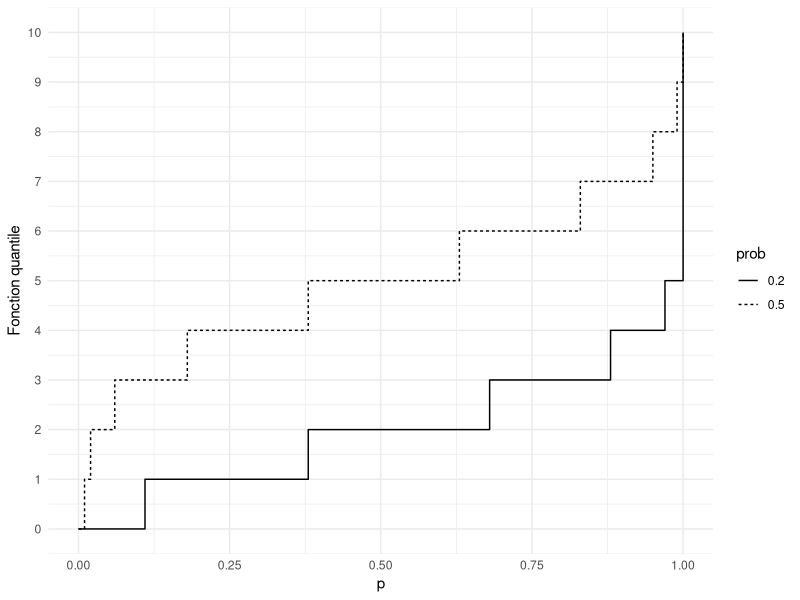
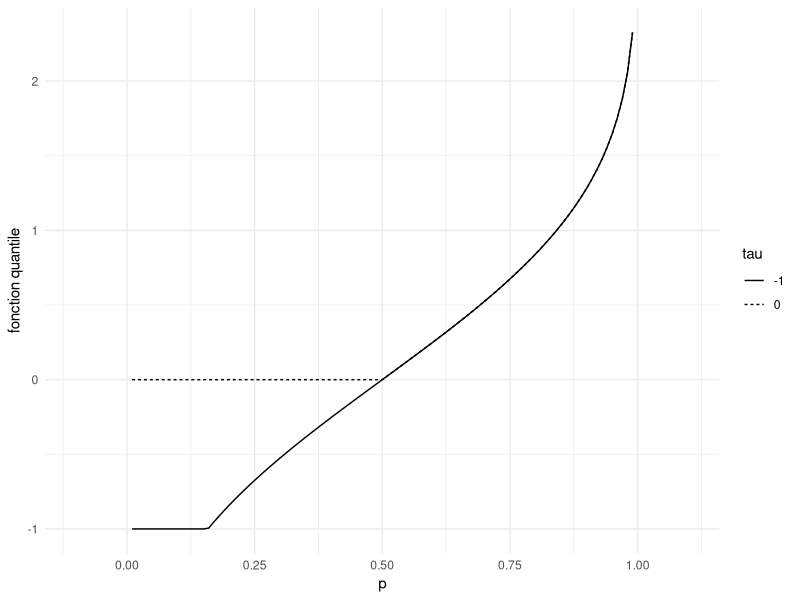
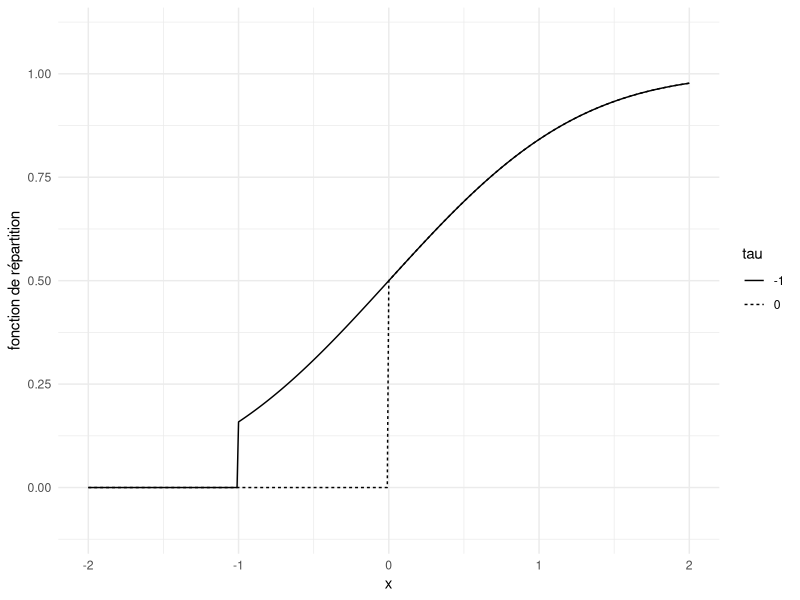
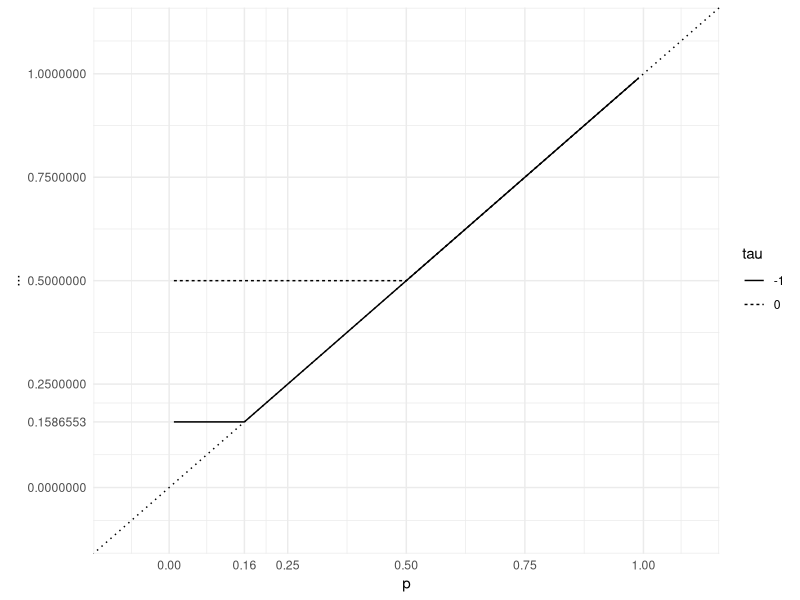
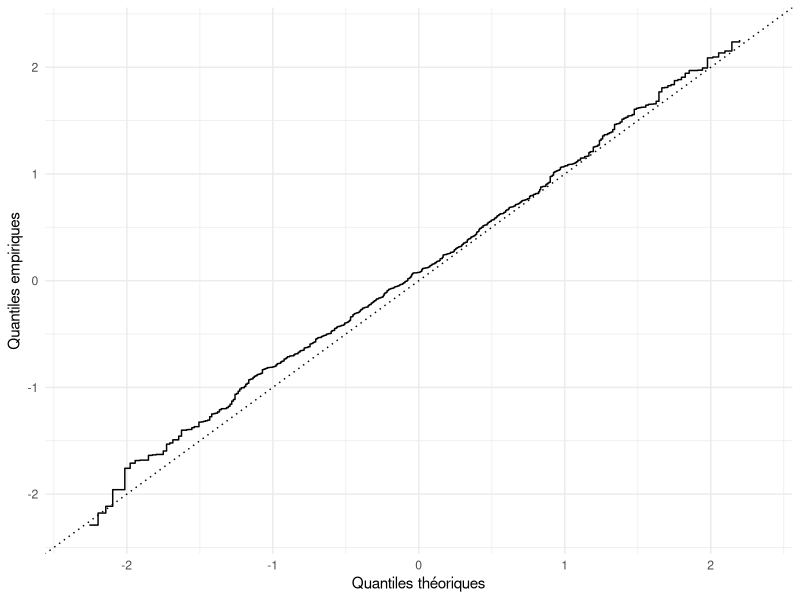

These figures' R source, in order:
## ---- chunk 1
#| echo: false
#| message: false
#| warning: false
#| label: fig-quantiles
#|
#| fig-cap: |
#|    Fonctions quantiles de lois binomiales.
#|
n <- 10
p <- seq(0, 1, by=.01)
probs <-  c(.2,  .5)

df <- as.data.frame(c(list("p"=p),
                      probs |> purrr::map(.f = function(prob) qbinom(p, n, prob))))

names(df) <- c("p", format(probs, digits=2))

df <- tidyr::gather(df, key="prob", value="quantile", -p)

p <- ggplot2::ggplot(data = df) +
     ggplot2::geom_step(mapping=ggplot2::aes(x=p, y=quantile, linetype=prob), color=1, direction = "hv", lineend="butt") +
     ggplot2::xlab("p") +
     ggplot2::ylab("Fonction quantile") +
     ggplot2::xlim(xlim = c(-.1, 1.1))  +
     ggplot2::scale_y_continuous(breaks=seq(0,10)) +
     ggplot2::scale_x_continuous(breaks=seq(0, 1, by=.25)) +
     ggplot2::theme_minimal()
p

rm(df, probs, p)
# %%
## ---- chunk 2
#| echo: false
#| message: false
#| warning: false
#| label: fig-quantiles2
#| fig-cap: |
#|   Fonctions quantiles $\max(X, \tau)$ où $X \sim \mathcal{N}(0,1)$ pour $\tau \in \{0, 2\}$.  Soit $\Phi^\leftarrow$
#|   la fonction quantile de $\mathcal{N}(0,1)$. La fonction quantile de $\max(X,\tau)$ est
#|   $\mathbb{I}_{(0,\Phi(\tau)]}(p) \times \tau + \Phi^{\leftarrow}(p) \times \mathbb{I}_{(\Phi(\tau), 1)}(p)= \Phi^{\leftarrow}(p \vee \Phi(\tau))$.
#|   Les deux lois sont ni absolument continues ni discrètes.


# %%
tau <-  c(0,  -1)
df <- tibble::tibble(p=seq(0.01, .99, by=0.01)) |>
      dplyr::mutate(
        '0' = qnorm(pmax(pnorm(0), p)),
        '-1' =qnorm(pmax(pnorm(-1), p))) |>
      tidyr::gather(key="tau", value="quantile", -p)

p <- ggplot2::ggplot(data = df,
                     mapping= ggplot2::aes(x=p, y=quantile, group=tau)) +
  ggplot2::xlab("p") +
  ggplot2::ylab("fonction quantile") +
  ggplot2::xlim(xlim = c(-0.1, 1.1)) +
  ggplot2::ylim(ylim = c(-1.1, 2.5)) +
  ggplot2::geom_line(ggplot2::aes(linetype=tau)) +
  ggplot2::scale_y_continuous(breaks=seq(-2,10)) +
  ggplot2::scale_x_continuous(breaks=seq(0, 1, by=.25), limits=c(-0.1, 1.1)) +
  ggplot2::theme_minimal()

p

rm(df, tau, p)
# %%
## ---- chunk 3
#| echo: false
#| message: false
#| warning: false
#| label: fig-quantiles3
#| fig-cap: |
#|   Fonctions de répartition des lois probabilistes illustrées dans [Figure @fig-quantiles2]

df2 <- tibble::tibble(x=seq(-2, 2, by=0.01)) |>
      dplyr::mutate('0' = ifelse(x<0, 0, pnorm(x)),
             '-1' = ifelse(x< (-1), 0, pnorm(x))) |>
      tidyr::gather(key="tau", value="cdf", -x)

q <- ggplot2::ggplot(data = df2,
                     mapping= ggplot2::aes(x=x, y=cdf, group=tau)) +
  ggplot2::xlab("x") +
  ggplot2::ylab("fonction de répartition") +
  ggplot2::geom_line(ggplot2::aes(linetype=tau)) +
  ggplot2::scale_x_continuous(breaks=seq(-2, 2, by=1.), limits=c(-2, 2)) +
  ggplot2::scale_y_continuous(breaks=seq(0, 1, by=.25), limits=c(-0.1, 1.1)) +
  ggplot2::theme_minimal()

q

rm(df2, q)
## ---- chunk 4
#| echo: false
#| message: false
#| warning: false
#| label: fig-quantiles4
#| fig-cap: |
#|   Représentation de $F \circ F^{\leftarrow}$ pour les lois probabilistes illustrées dans [Figures @fig-quantiles2]  et [@fig-quantiles3]. 
#|   La fonction $F \circ F^{\leftarrow}$ se trouve toujours au-dessus de la droite $y=x$ (en pointillés), comme le prescrit [Proposition @prp-quantilekit]. 
#|   Les plateaux strictement au-dessus de la droite en pointillés correspondent aux sauts de la fonction quantile.
#| 

df <- tibble::tibble(p=seq(0.01, .99, by=0.001)) |>
      dplyr::mutate(tau0 = qnorm(pmax(pnorm(0), p)),
             tau1 =qnorm(pmax(pnorm(-1), p))) |>
      dplyr::mutate('0' = ifelse(tau0<=0, pnorm(0), pnorm(tau0)),
             '-1' = ifelse(tau1<=(-1), pnorm(-1), pnorm(tau1))) |>
      dplyr::select(-dplyr::starts_with('tau')) |>
      tidyr::gather(key="tau", value="value", -p)

p <- ggplot2::ggplot(data = df,
                     mapping= ggplot2::aes(x=p, y=value, group=tau)) +
  ggplot2::xlab("p") +
  ggplot2::ylab("...") +
  ggplot2::geom_line(ggplot2::aes(linetype=tau)) +
  ggplot2::scale_y_continuous(breaks=c(0, pnorm(-1), .25, .5, .75, 1.), limits=c(-0.1, 1.1)) +
  ggplot2::scale_x_continuous(breaks=c(0, pnorm(-1), .25, .5, .75, 1.),
                              labels=format(c(0, pnorm(-1), .25, .5, .75, 1.), digits=2),
                              limits=c(-0.1, 1.1)) +
  ggplot2::geom_abline(slope=1, intercept=0, linetype=81) +
  ggplot2::theme_minimal()

p

rm(df, p)

## ---- chunk 5
#| echo: false
#| message: false
#| warning: false
#| label: fig-qqplot
#|
#| fig-cap: |
#|   Diagramme quantile-quantile (QQ-plot). Il s'agit d'un outil populaire pour comparer deux lois de probabilité sur la droite réelle, définies 
#|   par leurs fonctions de répartition $F$ et $G$. Le QQ-plot consiste à tracer la fonction $G^{\leftarrow} \circ F$. 
#|   Si les deux lois sont identiques, la courbe $y = G^{\leftarrow} \circ F(x)$ doit se trouver 
#|   sous la droite $y=x$ (d'après [Proposition @prp-quantilekit]), et coïncider même avec la diagonale 
#|   si $F=G$ est continue et croissante. Ici, $F$ est la fonction de répartition de $\mathcal{N}(0,1)$. 
#|   Et $G$ est la loi empirique d'un échantillon de taille $500$ de $\mathcal{N}(0,1)$.

n <- 500
sample <- sort(rnorm(n))
p <- seq(.01, .99, by=1/n)
df <- tibble::tibble('x'=qnorm(p),
                     'y'=quantile(sample, p, type=1))

q <- ggplot2::ggplot(data = df) +
     ggplot2::geom_step(mapping=ggplot2::aes(x=x, y=y), color=1, direction = "hv", lineend="butt") +
     ggplot2::geom_abline(slope=1, intercept=0, linetype="dotted") +
     ggplot2::ylim(range(df[["x"]])) +
     ggplot2::xlab("Quantiles théoriques") +
     ggplot2::ylab("Quantiles empiriques") +
     ggplot2::theme_minimal()
q

rm(n, sample, p, df, q)
# %%
